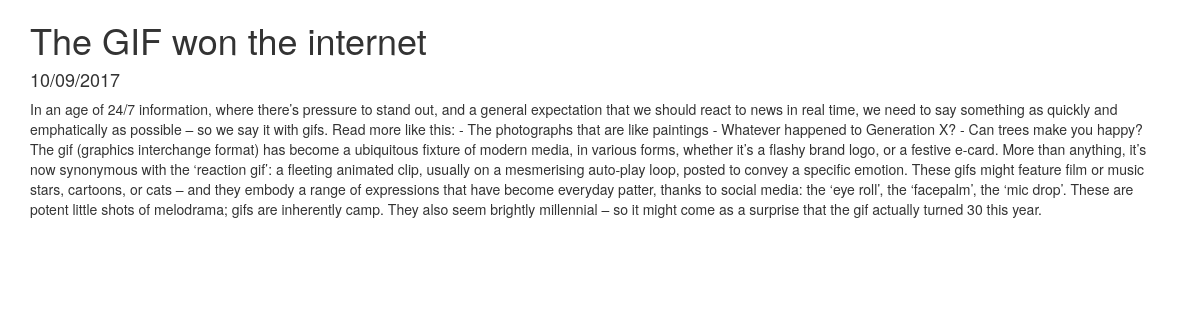
The app's page /post/2/ with its own data.
### app/models.py (models this page shows, shortened)
class Post(models.Model):
    author = models.ForeignKey(settings.AUTH_USER_MODEL)
    title = models.CharField(null=False, blank=False, max_length=200)
    text = models.TextField(null=True, blank=True)
    tags = models.ForeignKey(Tags, null=True, blank=True)
    active = models.BooleanField(default=True)  # If post is visible or not
    viewed = models.IntegerField(default=0)
    publish = models.DateTimeField(default=datetime.now)  # When to publish post
    update = models.DateTimeField(auto_now=True)
    created = models.DateTimeField(auto_now_add=True)

### app/views.py (the view)
# urls.py: url(r'^post/(?P<pk>\d+)/$', SinglePostView.as_view(), name='app-single-post'),
class SinglePostView(TemplateView):
    template_name = "app/single_post.html"
    def get_context_data(self, **kwargs):
        context = super(SinglePostView, self).get_context_data(**kwargs)
        pk = self.kwargs.get('pk', None)
        post = Post.objects.filter(pk=pk)
        post.update(viewed=F('viewed') + 1)
        if post:
            post = post.get()
        if post and not post.active:
            pass
        context['post'] = post
        return context

### templates/app/single_post.html
{% extends "base.html" %}
{% block maincontent %}
    {% if post %}
        <div class="single-post">
            <div class="postitem">
                <h1 class="title">{{ post.title }}</h1>
                <h4 class="date">{{ post.created|date:"d/m/Y"}}</h4>
                <p>{{ post.text }}</p>
            </div>
        </div>
    {% else %}
        <h3>Post does not exist</h3>
    {% endif %}
{% endblock maincontent %}

### records on screen
Post: title "The GIF won the internet", created "10/09/2017", text "In an age of 24/7 information, where there’s pressure to stand out, and a general expectation that we should react to news in real time, we need to say something as quickly and emphatically as possible – so we say it with gifs. Read more like this: - The photographs that are like paintings - Whatever happened to Generation X? - Can trees make you happy? The gif (graphics interchange format) has become a ubiquitous fixture of modern media, in various forms, whether it’s a flashy brand logo, or a festive e-card. More than anything, it’s now synonymous with the ‘reaction gif’: a fleeting animated clip, usually on a mesmerising auto-play loop, posted to convey a specific emotion. These gifs…"
